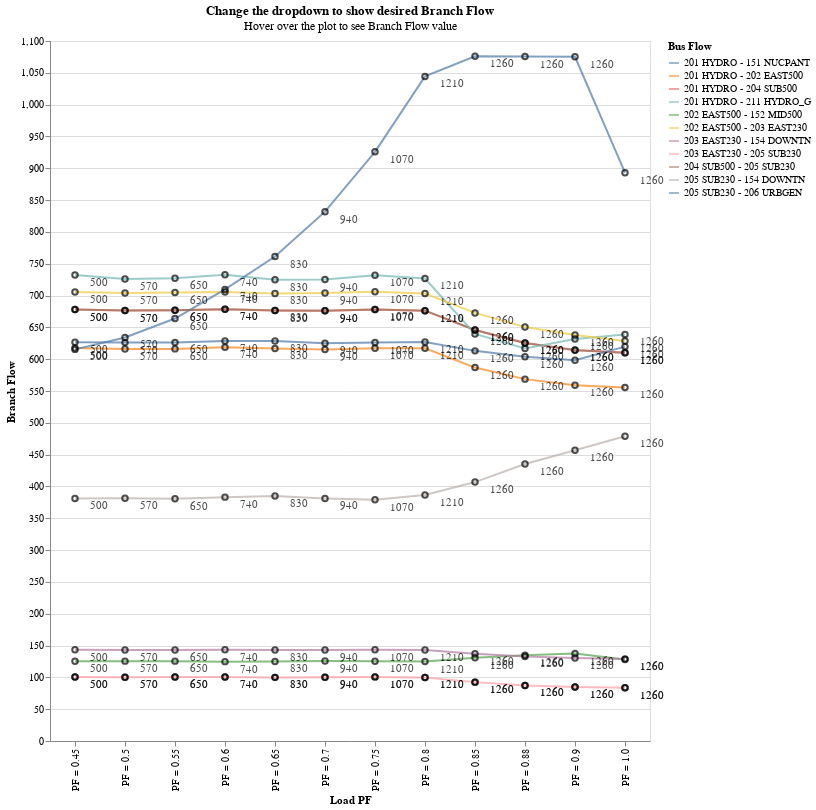

Write notebook code for a chart like this one.
### Markdown cell above
Branch flow in each branch is plotted as below for maximum incremental transfer

### Code cell
list_BF = sorted(df_flow['Bus Flow'].unique())
dropdown = alt.binding_select(name='Bus Flow ', options=list_BF)
select_BF = alt.selection_single(fields=['Bus Flow'], bind=dropdown)

chart_line = alt.Chart(df_flow, title = alt.TitleParams('Change the dropdown to show desired Branch Flow',subtitle = 'Hover over the plot to see Branch Flow value' )).mark_line(color='green').encode(
     alt.X('Load PF', title ='Load PF'),
     alt.Y('Branch Flow',title = 'Branch Flow'),
     alt.Color('Bus Flow')).properties(width = 600, height=700)

chart_point = alt.Chart(df_flow, title = 'test').mark_point(color='black').encode(
    alt.X('Load PF', title ='Load PF'),
    alt.Y('Branch Flow',title = 'Branch Flow')).properties(width = 600, height=700)

chart_p = chart_point+ chart_point.mark_text(align='left',dx=15, dy=8, color='black').encode(text='Maximum Incremental Transfer', tooltip = ['Load PF', 'Branch Flow'])
chart = chart_line+chart_p
chart.add_selection(select_BF).encode(
    opacity=alt.condition(select_BF, alt.value(0.7), alt.value(0.05)))

### Figure 1 — Vega-Lite specification as saved in the notebook (floating-point values rounded to 4 significant figures; data arrays with more than 128 entries replaced by an {"elided": "..."} marker saying what was removed)
{"config": {"view": {"continuousWidth": 300, "continuousHeight": 300}}, "layer": [{"mark": {"type": "line", "color": "green"}, "encoding": {"color": {"field": "Bus Flow", "type": "nominal"}, "x": {"field": "Load PF", "title": "Load PF", "type": "nominal"}, "y": {"field": "Branch Flow", "title": "Branch Flow", "type": "quantitative"}}, "name": "view_1", "title": {"text": "Change the dropdown to show desired Branch Flow", "subtitle": "Hover over the plot to see Branch Flow value"}}, {"layer": [{"mark": {"type": "point", "color": "black"}, "encoding": {"x": {"field": "Load PF", "title": "Load PF", "type": "nominal"}, "y": {"field": "Branch Flow", "title": "Branch Flow", "type": "quantitative"}}, "title": "test"}, {"mark": {"type": "text", "align": "left", "color": "black", "dx": 15, "dy": 8}, "encoding": {"text": {"field": "Maximum Incremental Transfer", "type": "quantitative"}, "tooltip": [{"field": "Load PF", "type": "nominal"}, {"field": "Branch Flow", "type": "quantitative"}], "x": {"field": "Load PF", "title": "Load PF", "type": "nominal"}, "y": {"field": "Branch Flow", "title": "Branch Flow", "type": "quantitative"}}, "title": "test"}]}], "data": {"name": "data-f1748a11e365c5fa4ecd77014ff09255"}, "encoding": {"opacity": {"condition": {"param": "param_1", "value": 0.7}, "value": 0.05}}, "height": 700, "params": [{"name": "param_1", "select": {"type": "point", "fields": ["Bus Flow"]}, "bind": {"input": "select", "options": ["201 HYDRO - 151 NUCPANT", "201 HYDRO - 202 EAST500", "201 HYDRO - 204 SUB500", "201 HYDRO - 211 HYDRO_G", "202 EAST500 - 152 MID500", "202 EAST500 - 203 EAST230", "203 EAST230 - 154 DOWNTN", "203 EAST230 - 205 SUB230", "204 SUB500 - 205 SUB230", "205 SUB230 - 154 DOWNTN", "205 SUB230 - 206 URBGEN"], "name": "Bus Flow "}, "views": ["view_1"]}], "width": 600, "$schema": "https://vega.github.io/schema/vega-lite/v5.20.1.json", "datasets": {"data-f1748a11e365c5fa4ecd77014ff09255": {"elided": "144 records"}}}
